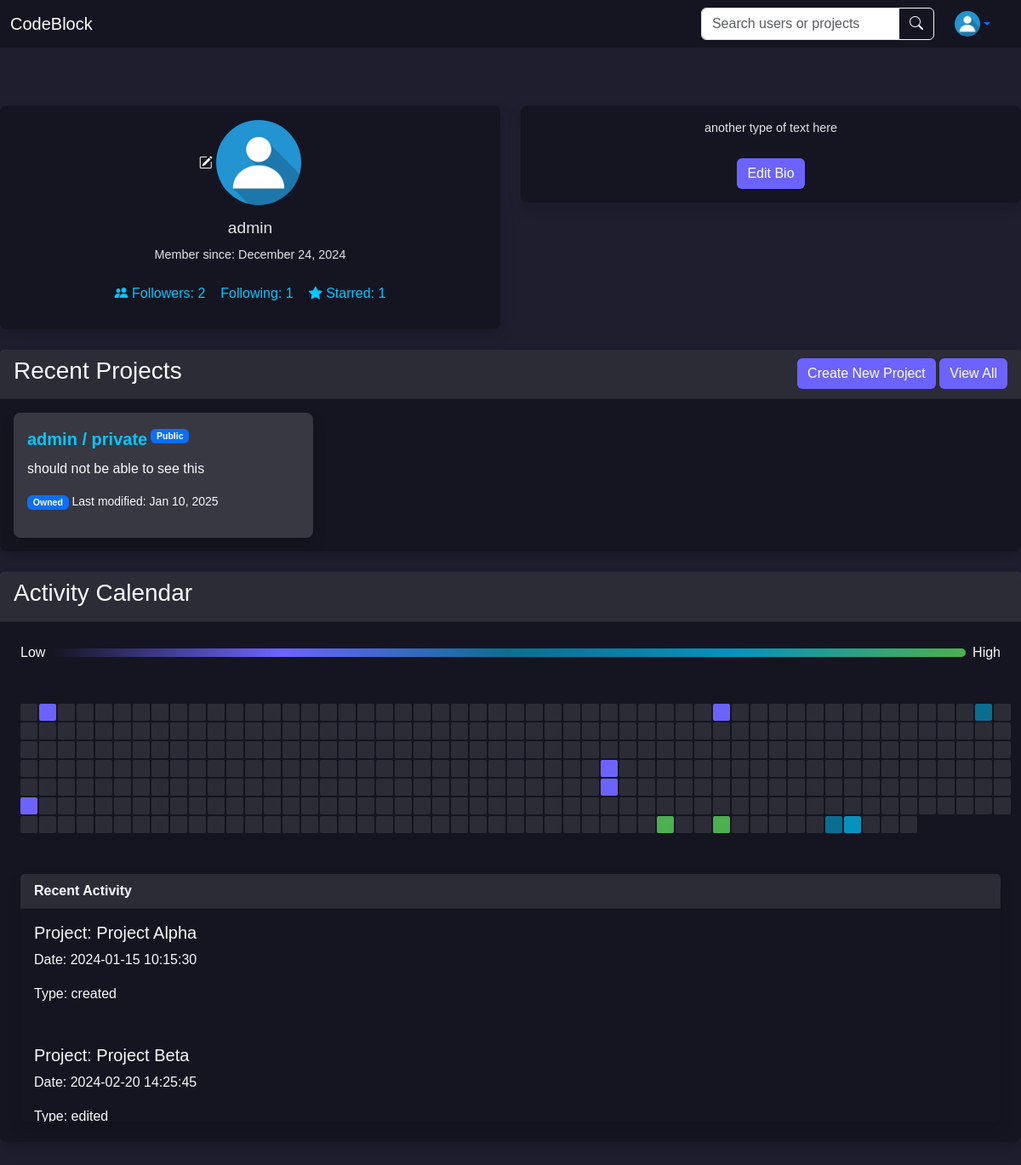
/profile/admin/ (signed in), run on the app's committed database.
### user/models.py (models this page shows, shortened)
class CustomUser(AbstractUser):
    profile_picture = models.ImageField(upload_to='profile_pictures/', null=True, blank=True)
    following = models.ManyToManyField(
        'self',
        symmetrical=False,
        related_name='followers',
        blank=True
    )
    bio = models.TextField(null=True, blank=True)
    activity_log = models.JSONField(default=dict, blank=True)
    def is_following(self, user):
        return self.following.filter(id=user.id).exists()

### ide/models.py (models this page shows, shortened)
class Project(models.Model):
    THEME_CHOICES = [
        ('default', 'Light Mode'),
        ('eclipse', 'Eclipse'),
        ('material', 'Material'),
        ('cobalt', 'Cobalt'),
        ('monokai', 'Monokai'),
        ('dracula', 'Dracula'),
    ]
    SYNTAX_CHOICES = [
        ('auto', 'Auto Detect'),
        ('plain', 'Plain Text'),
        ('python', 'Python'),
        ('javascript', 'JavaScript'),
        ('html', 'HTML'),
        ('css', 'CSS'),
        ('java', 'Java'),
        ('c', 'C'),
        ('cpp', 'C++'),
        ('php', 'PHP'),
        ('ruby', 'Ruby'),
        ('swift', 'Swift'),
        ('go', 'Go'),
        ('rust', 'Rust'),
        ('typescript', 'TypeScript'),
    ]
    user = models.ForeignKey(settings.AUTH_USER_MODEL, on_delete=models.CASCADE)
    project_name = models.CharField(max_length=100)
    project_path = models.CharField(max_length=100, default=default_project_path)
    project_description = TextField(blank=True, null=True)
    selected_theme = models.CharField(max_length=20, choices=THEME_CHOICES, default='default')
    selected_syntax = models.CharField(max_length=20, choices=SYNTAX_CHOICES, default='auto')
    is_public = models.BooleanField(default=False)
    likes = models.PositiveIntegerField(default=0)
    liked_by = models.ManyToManyField(settings.AUTH_USER_MODEL, related_name='liked_projects', blank=True)
    modified_at = models.DateTimeField(auto_now=True)
    created_at = models.DateTimeField(auto_now_add=True)
    collaborators = models.ManyToManyField(settings.AUTH_USER_MODEL, related_name='collaborating_projects', blank=True)

### user_profile/views.py (the view, shortened to what this page needs)
# urls.py: path("profile/<str:username>/", ProfileView.as_view(), name="public_profile"),
class ProfileView(LoginRequiredMixin, TemplateView):
    template_name = "profile.html"
    login_url = 'login'  # Redirect to the login page if not authenticated
    def get(self, request, *args, **kwargs):
        username = self.kwargs.get("username")
        if username:
            user_profile = get_object_or_404(CustomUser, username=username)
            owned_projects = Project.objects.filter(user=user_profile)
            collaborating_projects = user_profile.collaborating_projects.all()
        else:
            user_profile = request.user
            owned_projects = Project.objects.filter(user=request.user)
            collaborating_projects = request.user.collaborating_projects.all()
        user_projects = owned_projects | collaborating_projects
        if user_profile != request.user:  # If viewing someone else's profile
            user_projects = user_projects.filter(
                models.Q(is_public=True) |
                models.Q(collaborators=request.user)
            )
        user_projects = user_projects.distinct().order_by('-modified_at')  # Remove duplicates and sort by modified date
        activity_days, recent_activity = user_activity(user_projects, user_profile)
        is_following = request.user.is_authenticated and request.user.is_following(user_profile)
        context = {
            'user_profile': user_profile,
            'user_projects': user_projects,
            'activity_days': activity_days,
            'recent_activity': recent_activity,
            'is_own_profile': user_profile == request.user,
            'is_following': is_following,
        }
        return self.render_to_response(context)

### user_profile/views.py (called while the page is built)
def user_activity(user_projects, user_profile):
    recent_activity = user_profile.activity_log
    start_date = now() - timedelta(days=365)
    end_date = now()
    activity_data = {}
    for entry in user_profile.activity_log:
        entry_date = now().strptime(entry['date_time'], '%Y-%m-%d %H:%M:%S').date()
        if start_date.date() <= entry_date <= end_date.date():
            activity_data[entry_date] = activity_data.get(entry_date, 0) + 1
    activity_days = [
        {'date': current_date, 'count': activity_data.get(current_date.date(), 0)}
        for current_date in (start_date + timedelta(days=i) for i in range((end_date - start_date).days + 1))
    ]
    return activity_days, recent_activity

### user_profile/templates/profile.html (shortened to what this page needs)
{% extends 'base.html' %}
{% block extra_head %}
    {% load static %}
    <link rel="stylesheet" type="text/css" href="{% static 'profile.css' %}">
{% endblock %}
{% block content %}
    <div class="row mb-4">
        <div class="col-md-6">
            <div class="card profile-info shadow border-0">
                <div class="card-body text-center">
                    {% if is_own_profile %}
                        <button type="button" class="btn text-light p-0" data-bs-toggle="modal" data-bs-target="#editProfileModal">
                            <i class="bi bi-pencil-square"></i>
                            <img src="{{ user.profile_picture.url }}" alt="Profile" class="profile-image mb-1">
                        </button>
                    {% endif %}
                    <h5>{{ user_profile.username }}</h5>
                    <p>Member since: {{ user_profile.date_joined|date:"F j, Y" }}</p>
                    <div class="follow-info mt-2 d-flex justify-content-center align-items-center">
                        <p>
                            <button type="button" class="btn follow-info p-2" data-bs-toggle="modal" data-bs-target="#followersModal">
                                <i class="bi bi-people-fill"></i>
                                Followers: {{ user_profile.followers.count }}
                            </button>
                        </p>
                        <p>
                            <button type="button" class="btn follow-info p-2" data-bs-toggle="modal" data-bs-target="#followingModal">
                                Following: {{ user_profile.following.count }}
                            </button>
                        </p>
                        <p>
                            <button type="button" class="btn follow-info p-2" data-bs-toggle="modal" data-bs-target="#likedProjectsModal">
                                <i class="bi bi-star-fill"></i>
                                Starred: {{ user_profile.liked_projects.count }}
                            </button>
                        </p>
                </div>
                </div>
            </div>
        </div>
        <div class="col-md-6">
            {% if is_own_profile %}
                <div class="card user-bio shadow border-0">
                    <div class="card-body">
                        {% if user_profile.bio %}
                            <p>{{ user_profile.bio }}</p>
                        {% endif %}
                        <button type="button" class="btn btn-secondary mt-2" data-bs-toggle="modal" data-bs-target="#editBioModal">
                            Edit Bio
                        </button>
                    </div>
                </div>
            {% endif %}
        </div>
    </div>
    <div class="mb-4">
        <div class="card shadow border-0">
            <div class="card-header text-light d-flex justify-content-between align-items-center">
                <h3 class="text-light">Recent Projects</h3>
                <div>
                    {% if is_own_profile %}
                    <button class="btn btn-secondary" data-bs-toggle="modal" data-bs-target="#CreateProjectModal">
                        Create New Project
                    </button>
                    {% endif %}
                    <button class="btn btn-secondary" data-bs-toggle="modal" data-bs-target="#allProjectsModal">
                        View All
                    </button>
                </div>
            </div>
            <div class="row g-4">
                {% for project in user_projects|slice:":3" %}
                <div class="col-md-4">
                    <div class="card p-3 m-3 shadow" style="background-color: rgba(255, 255, 255, 0.15);">
                        <div class="d-flex flex-wrap justify-content-start">
                            <a href="{% url 'project' username=project.user.username project_id=project.id %}" class="card-title">
                                {{ project.user.username }} / {{ project.project_name }}
                            </a>
                            <p class="text-light small ms-1">
                                {% if project.is_public %}
                                    <span class="badge bg-primary">Public</span>
                                {% else %}
                                    <span class="badge bg-danger">Private</span>
                                {% endif %}
                            </p>
                        </div>
                        <p class="card-text text-light">{{ project.project_description }}</p>
                        <p class="text-light small">
                            {% if project.user == user_profile %}
                                <span class="badge bg-primary">Owned</span>
                            {% else %}
                                <span class="badge bg-secondary">Collaboration</span>
                            {% endif %}
                            Last modified: {{ project.modified_at|date:"M d, Y" }}
                        </p>
                    </div>
                </div>
                {% empty %}
                <p class="text-light p-3 m-3">No recent projects or collaborations available.</p>
                {% endfor %}
            </div>
        </div>
    </div>
    <div class="mb-5">
        <div class="card shadow border-0">
            <div class="card-header text-light">
                <h3 class="mb-2 text-light">Activity Calendar</h3>
            </div>
            <div class="activity-legend m-4 d-flex align-items-center">
                <span class="text-light me-2">Low</span>
                <div class="legend-bar" style="flex: 1; height: 10px; background: linear-gradient(to right, var(--bg-darker), var(--btn-secondary), rgba(0, 200, 255, 0.5), rgba(0, 200, 255, 0.7), var(--btn-primary)); border-radius: 5px;"></div>
                <span class="text-light ms-2">High</span>
            </div>
            <div class="activity-calendar m-4">
                {% for day in activity_days %}
                    <div class="day" title="{{ day.date }}: {{ day.count }} activities"
                         data-count="{{ day.count }}" data-day="{{ day.date }}">
                    </div>
                {% endfor %}
            </div>
            <div class="card m-4 shadow border-0">
                <div class="card-header text-light">
                    Recent Activity
                </div>
                <div id="recent-activity-list" style="max-height: 250px; overflow-y: auto; padding-right: 10px;">
                    {% for activity in recent_activity %}
                        <div class="activity-item p-3 rounded">
                            <h5 class="text-light"> Project: {{ activity.project_name }}</h5>
                            <p class="text-light">Date: {{ activity.date_time }}</p>
                            <p class="text-light">Type: {{ activity.action }}</p>
                        </div>
                    {% endfor %}
                </div>
            </div>
        </div>
    </div>
{% endblock %}

### landing_page/templates/base.html (shortened to what this page needs)
<!DOCTYPE html>
<html lang="en">
<head>
    <link href="https://cdn.jsdelivr.net/npm/bootstrap@5.3.2/dist/css/bootstrap.min.css" rel="stylesheet">
    <link href="https://cdn.jsdelivr.net/npm/bootstrap-icons/font/bootstrap-icons.css" rel="stylesheet">
    {% load static %}
        <link rel="stylesheet" type="text/css" href="{% static 'base.css' %}">
        {% block extra_head %}{% endblock %}
</head>
<body>
    <nav class="navbar fixed-top navbar-expand-lg navbar-dark">
        <div class="container-fluid">
            <a class="navbar-brand" href="{% url 'landing-page' %}">
                CodeBlock
            </a>
            <div class="collapse navbar-collapse" id="navbarContent">
                <div class="ms-auto">
                    <form class="d-flex me-4" action="{% url 'search' %}" method="get">
                        <div class="input-group">
                            <input class="form-control" type="search" name="query" placeholder="Search users or projects" aria-label="Search">
                            <button class="btn btn-outline-light" type="submit">
                                <i class="bi bi-search"></i>
                            </button>
                        </div>
                    </form>
                </div>
                <div class="dropdown me-4">
                    <a href="{% url 'public_profile' username=user.username %}" class="d-flex align-items-center dropdown-toggle" id="userDropdown" data-bs-toggle="dropdown" aria-expanded="false">
                        <img src="{{ user.profile_picture.url }}" alt="Profile Picture" width="30" height="30" class="rounded-circle">
                    </a>
                </div>
            </div>
        </div>
    </nav>
    <main class="main-content pt-5">
        {% block content %}{% endblock %}
    </main>
</body>
</html>

### landing_page/static/base.css (style rules this page uses)
:root { --bg-dark: #1e1e2f; --bg-darker: #151521; --text-light: #e4e4e7; --text-accent: #00c8ff; --btn-primary: #4caf50; --btn-secondary: #6c63ff; --btn-danger: #e74c3c; }
.navbar.fixed-top { position: fixed; top: 0; left: 0; right: 0; z-index: 1030; background-color: var(--bg-darker); color: var(--text-accent); }
body { background-color: var(--bg-dark); color: var(--text-light); font-family: 'Arial', sans-serif; padding-top: 56px; }
.btn-secondary { background-color: var(--btn-secondary); border: none; }
.card { background-color: var(--bg-darker); border: none; border-radius: 0.5rem; box-shadow: 0 4px 8px rgba(0, 0, 0, 0.3); }
.card-header { background-color: rgba(255, 255, 255, 0.1); font-weight: bold; color: var(--text-light); }
.card-title { color: var(--text-accent); font-size: 20px; font-weight: bold; text-decoration: none; }
.card-body p { font-size: 1.1rem; }
.main-content { margin: 0 auto; max-width: 1200px; margin-top: 20px }

### user_profile/static/profile.css (style rules this page uses)
.activity-calendar { display: grid; grid-template-columns: repeat(53, 1fr); grid-auto-rows: 1fr; gap: 2px; }
.day { width: 20px; height: 20px; border-radius: 2px; background-color: var(--btn-primary); transition: background-color 0.3s ease; }
.day[data-count="0"] { background-color: rgba(255, 255, 255, 0.1) }
.day[data-count="1"] { background-color: var(--btn-secondary); }
.day[data-count="2"] { background-color: rgba(0, 200, 255, 0.5); }
.day[data-count="3"] { background-color: rgba(0, 200, 255, 0.7); }
.profile-info { text-align: center; color: var(--bg-light); }
.profile-info .profile-image { width: 100px; height: 100px; border-radius: 50%; object-fit: cover; }
.profile-info h5 { font-size: 1.2rem; margin: 10px 0; }
.profile-info p { font-size: 0.9rem; margin: 5px 0; }
.follow-info { font-size: 1rem; color: var(--text-accent); }
.user-bio { text-align: center; color: var(--bg-light); }
.user-bio p { font-size: 0.9rem; }

### data on the page
CustomUser: profile_picture (placeholder picture), username "admin", date_joined "December 24, 2024", followers.count "2", following.count "1", liked_projects.count "1", bio "another type of text here"
Project: user.username "admin", project_name "private", is_public "Public", project_description "should not be able to see this", shows "Owned", modified_at "Jan 10, 2025"

### other printed values
{{ activity.project_name }} "Project Alpha" "Project Beta"
{{ activity.date_time }} "2024-01-15 10:15:30" "2024-02-20 14:25:45"
{{ activity.action }} "created" "edited"
